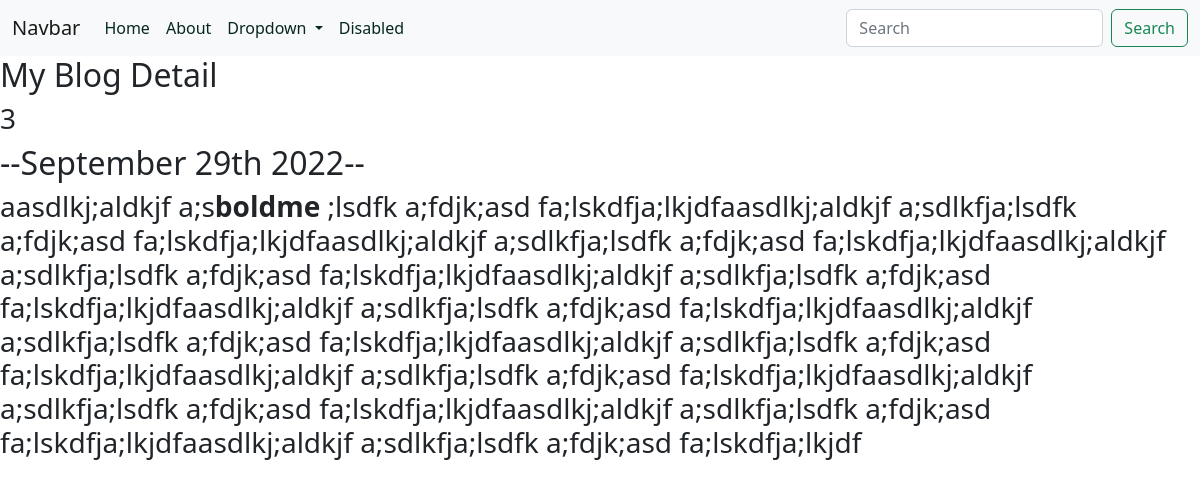
The page /blog/9/ on the database as committed earlier.
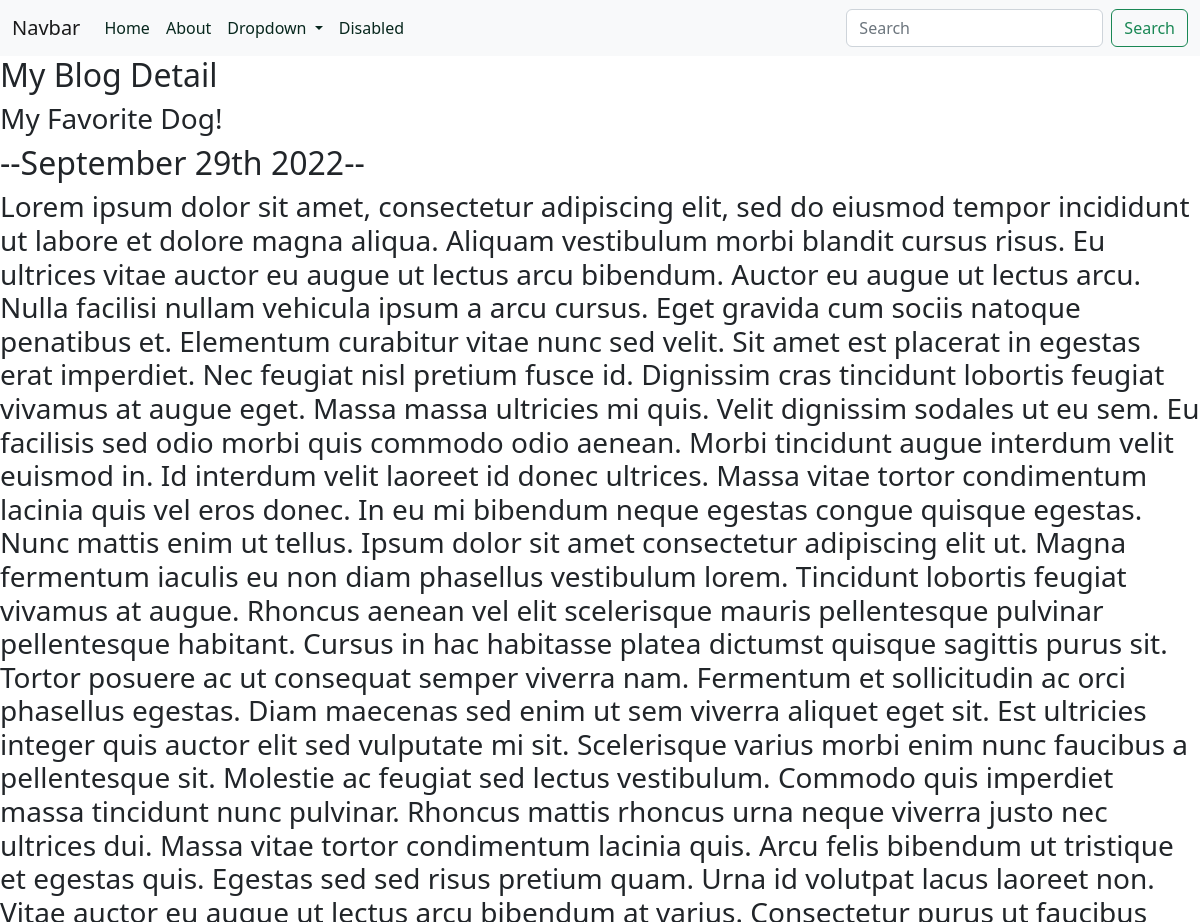
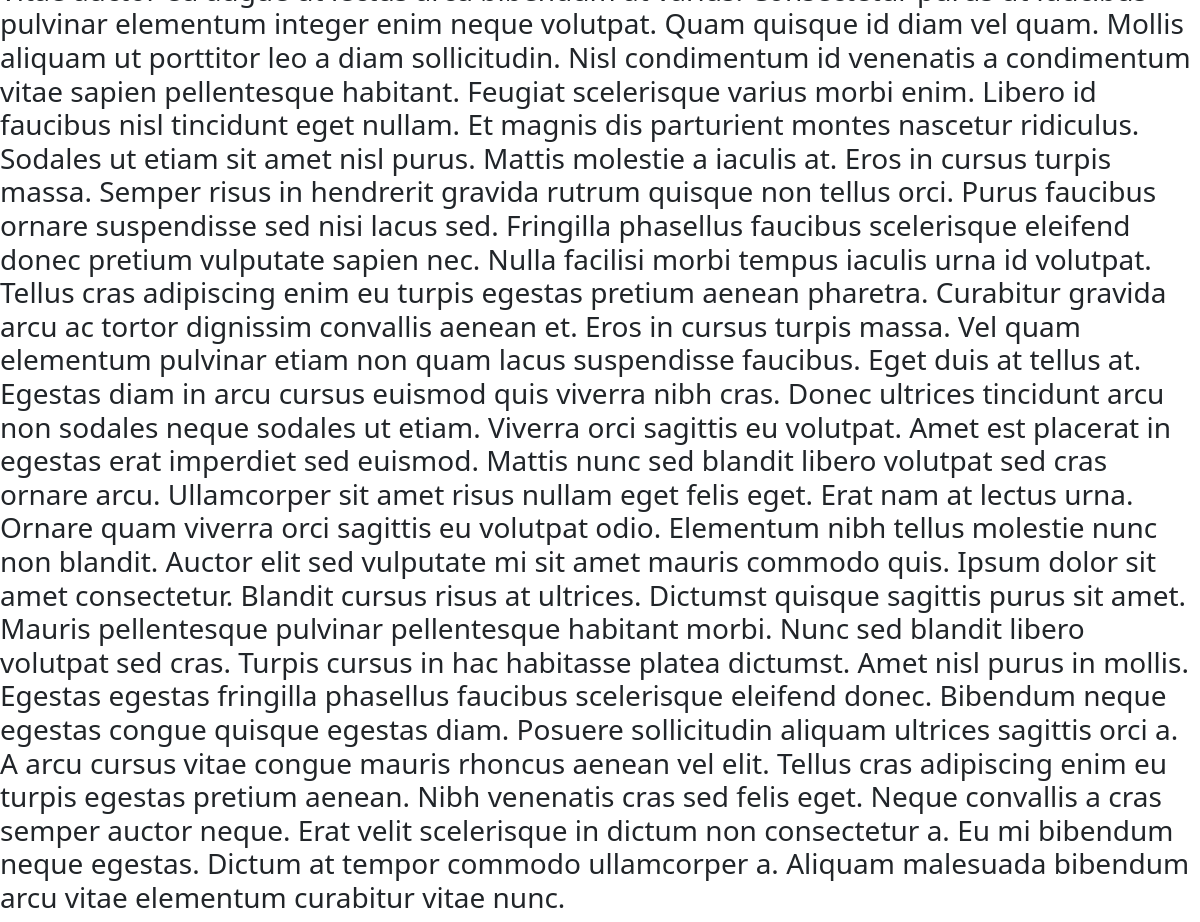
The same page on the database as committed later (2 pictures, top to bottom).
### blog/models.py (models this page shows)
class Blog(models.Model):
    title = models.CharField(max_length=200)
    description = models.TextField()
    date = models.DateField()

### blog/views.py (the view)
# urls.py: path('<int:blog_id>/', views.detail, name='detail'),
def detail(request, blog_id):
    blog = get_object_or_404(Blog, pk=blog_id)
    return render(request,'blog/detail.html', {'blog':blog})

### blog/templates/blog/detail.html
{% extends 'portfolio/base.html'%}
{% block content %}
    <h2>My Blog Detail</h2>
    <h3>{{ blog.title }} </h3>
    <h2>--{{ blog.date|date:'F jS Y' }}--</h2>
    <h3>{{ blog.description|safe }} </h3>
{% endblock %}

Rows that differ between the two databases and show on the page:
changed Blog: title "3" → "My Favorite Dog!"; description "aasdlkj;aldkjf a;s boldme ;lsdfk a;fdjk;asd fa;lskdfja;lkjdfaasdlkj;aldkjf a;sdlkfja;lsdfk a;fdjk;asd fa;lskdfja;lkjdfaasdlkj;aldkjf a;sdlkfja;lsdfk a;fdjk;asd fa;lskdfja;lkjdfaasdlkj;aldkjf a;sdlkfja;lsdfk a;fdjk;asd fa;lskdfja;lkjdfaasdlkj;aldkjf a;sdlkfja;lsdfk a;fdjk;asd fa;lskdfja;lkjdfaasdlkj;aldkjf a;sdlkfja;lsdfk a;fdjk;asd fa;lskdfja;lkjdfaasdlkj;aldkjf a;sdlkfja;lsdfk a;fdjk;asd fa;lskdfja;lkjdfaasdlkj;aldkjf a;sdlkfja;lsdfk a;fdjk;asd fa;lskdfja;lkjdfaasdlkj;aldkjf a;sdlkfja;lsdfk a;fdjk;asd fa;lskdfja;lkjdfaasdlkj;aldkjf a;sdlkfja;lsdfk a;fdjk;asd fa;lskdfja;lkjdfaasdlkj;aldkjf a;sdlkfja;lsdfk a;fdjk;asd fa;lskdfja;lkjdfaasdlkj;aldkjf a;sdlkfja;lsdfk a;fdjk;asd fa;lskdfja;lkjdf" → "Lorem ipsum dolor sit amet, consectetur adipiscing elit, sed do eiusmod tempor incididunt ut labore et dolore magna aliqua. Aliquam vestibulum morbi blandit cursus risus. Eu ultrices vitae auctor eu augue ut lectus arcu bibendum. Auctor eu augue ut lectus arcu. Nulla facilisi nullam vehicula ipsum a arcu cursus. Eget gravida cum sociis natoque penatibus et. Elementum curabitur vitae nunc sed velit. Sit amet est placerat in egestas erat imperdiet. Nec feugiat nisl pretium fusce id. Dignissim cras tincidunt lobortis feugiat vivamus at augue eget. Massa massa ultricies mi quis. Velit dignissim sodales ut eu sem. Eu facilisis sed odio morbi quis commodo odio aenean. Morbi tincidunt augue…"
